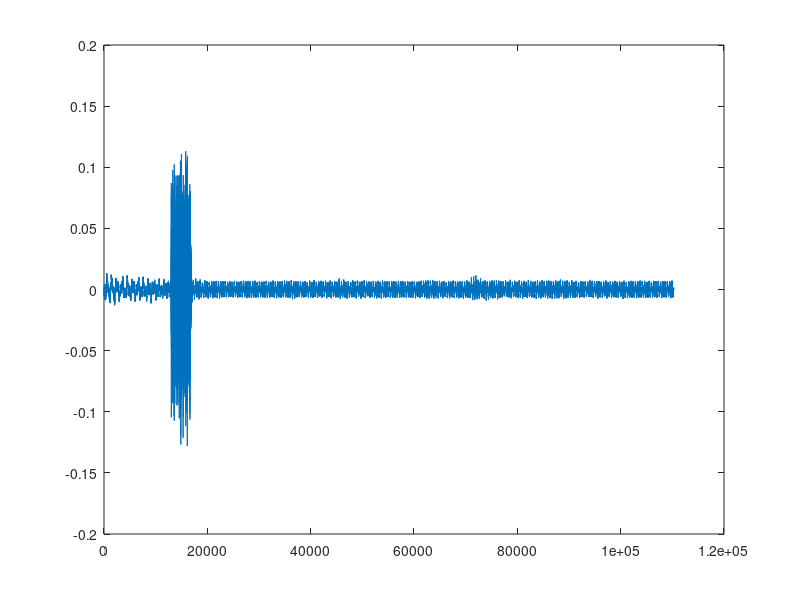

The MATLAB script that drew this image: (Note: this script raises an error after producing the figure.)
%% Load p025c80r4212.mat
close all
load('pontusdaniel141202/p025c80r4212.mat')
plot(yrec)

rngpilots = 42; %#ok<*NASGU>
rngmessage = 12;
lengthCycP = 80; % Length of cyclic prefix
startsample = 1.3013e4;
startsample = startsample-290
startsamplesig2 = sigStart2(yrec, tlength(lengthCycP,128,10),0.4,'plot')
% startsample = startsamplesig2;
%% Load p025c40r4313.mat
close all
load('pontusdaniel141202/p025c40r4313.mat')
plot(yrec)

rngpilots = 43;
rngmessage = 13;
lengthCycP = 40; % Length of cyclic prefix
startsample = 1.6644e4;
startsample = startsample-120 ;
%% Load p015c80r4414.mat
close all
load('pontusdaniel141202/p015c80r4414.mat')
plot(yrec)

rngpilots = 44;
rngmessage = 14;
lengthCycP = 80; % Length of cyclic prefix
startsample = 1.5109e4;
startsample = startsample-250 ;
%% Load p015c40r4515.mat
close all
load('pontusdaniel141202/p015c40r4515.mat')
plot(yrec)

rngpilots = 45;
rngmessage = 15;
lengthCycP = 40; % Length of cyclic prefix
startsample = 1.8722e4;
startsample = startsample-270 ;
%% Load p005c80r4616.mat
close all
load('pontusdaniel141202/p005c80r4616.mat')
plot(yrec)

rngpilots = 46;
rngmessage = 16;
lengthCycP = 80; % Length of cyclic prefix
startsample = 1.6105e4;
startsample = startsample -330 ;

noiseAmp = var(yrec(21940:48880))
sigAmp = var(yrec(16120:19840))
SNR = sigAmp/noiseAmp


%% Load p005c40r4717.mat
close all
load('pontusdaniel141202/p005c40r4717.mat')
plot(yrec)

rngpilots = 47;
rngmessage = 17;
lengthCycP = 40; % Length of cyclic prefix
startsample = 9140;
startsample = startsample -210 ;
%% Load p002c80r4818.mat
close all
load('pontusdaniel141202/p002c80r4818.mat')
plot(yrec)

rngpilots = 48;
rngmessage = 18;
lengthCycP = 80; % Length of cyclic prefix
startsample = 1.0795e4;
startsample = startsample -650 ; %factor 5 : 100samples here is 20samples for synkerror
%% General Parameters & Start plot
fs = 22050;      % Sampling frequency
fc = 4000;       % Center frequency
R = 10;           % Upsampling nymber
N = 128;         % Number of bits to send
NN = 2^14;       % Number of frequency grid points
%lengthCycP = 80; % Length of cyclic prefix
E = 100;           % Gain

%Pilots
rng(rngpilots);
pilotBits = 2*round(rand(1,2*N))-1;
%Message
rng(rngmessage);
cheatmessageBits = 2*round(rand(1, 2*N)) - 1;

% Modify samples - Cut yrec to right length
close all
truelength = tlength(lengthCycP,N,R);
truelength =  truelength + 800;
zmr = yrec(startsample:startsample+truelength-1);
figure
plot(zmr)

% RECIEVER first part
close all

%Demodulation
yib = demodulate(zmr,fs,fc,NN,zmr);

%Decimation
B = firpm(32,2*[0 0.5/R*0.9 0.5/R*1.6 1/2],[1 1 0 0]);
yi = conv(yib,B);

%Down sampling
y = yi(1:R:end);

% Check BER for different syncerrors between start and stop
close all
start = -lengthCycP -0;
stop = lengthCycP-0;
clc
[BERpilot,BERmessage] = findSynchError(start, stop, y, pilotBits,cheatmessageBits, lengthCycP, N, E);

plot(start:stop,BERmessage);
% title('Bit errors for bit message')
xlabel('Shifted samples in baseband')
ylabel('# of bit errors')

%% Decode at one specific syncerror
synchError = 0; %Choose a synchError (check with findSynchError)
[estmessageBits, H_est, estpilotBits] = iOFDMToBits(y, pilotBits, lengthCycP, N, synchError, E);

%Plot the recieved estmessagebits
figure
stem(abs(H_est))
% title('stem(abs(Hest))')
xlabel('Samples');
ylabel('Amplitude');
figure 
stem(angle(H_est))
xlabel('Samples');
ylabel('Phase [rad]');
title('stem(angle(Hest))')

%Check bitterror
estmessageBits01 = (estmessageBits + 1)./2;%convert to 1,0
cheatmessageBits01 = (cheatmessageBits + 1)./2;%convert to 1,0
biterrors = sum(abs(estmessageBits01 - cheatmessageBits01));
disp('Bit errors for recieved message');
disp(biterrors);
disp('with sycherror');
disp(synchError);

%% Frequency plotting
close all
w = (0:NN-1)/NN*fs;

f_yrec = abs(fft(yrec, NN));    % Recorded signal
f_dem = abs(fft(yib, NN));      % Demodulated signal
f_filt = abs(fft(yi, NN));
f_down = abs(fft(y, NN));

close all
figure(1)
plot(w,f_yrec);
title('yrec')
xlabel('Frequency [Hz]');
ylabel('Amplitude');
figure(2)
plot(f_dem);
title('y_dem')
xlabel('Frequency [Hz]');
ylabel('Amplitude');
figure(3)
plot(f_filt);
title('y_filt')
xlabel('Frequency [Hz]');
ylabel('Amplitude');
figure(4)
plot(f_down);
title('y_down')
xlabel('Frequency [Hz]');
ylabel('Amplitude');



